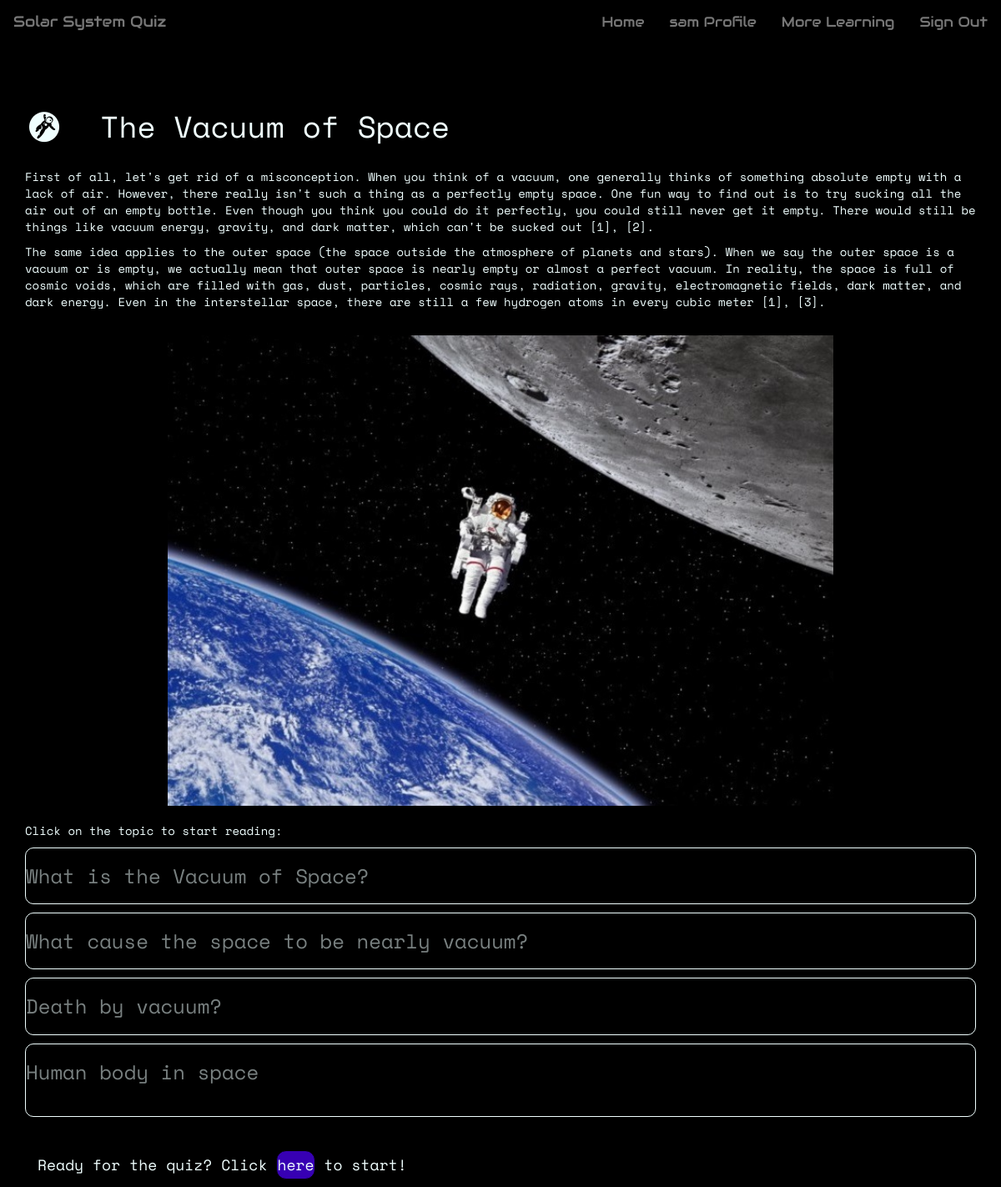
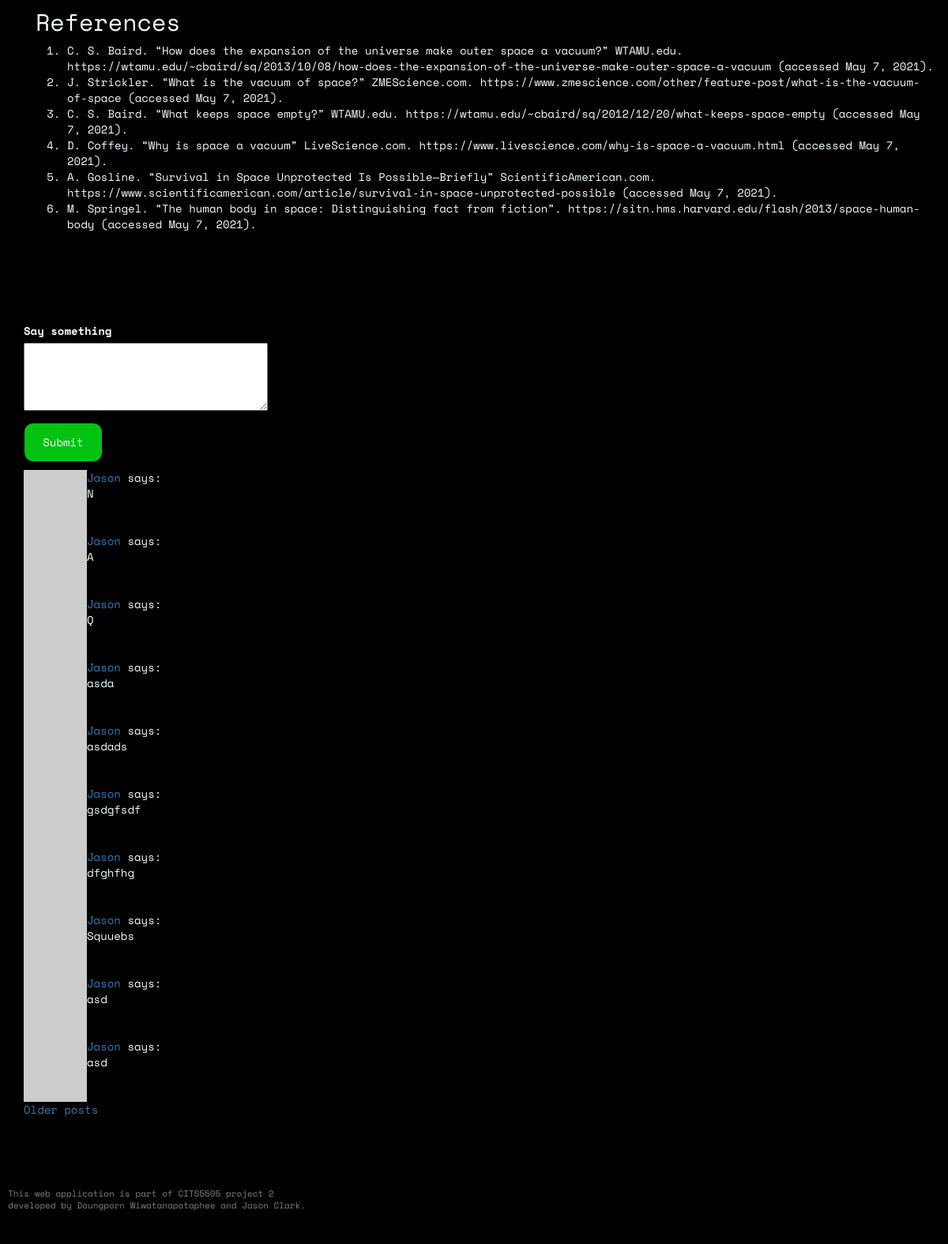
The page /learning_module/vacuum (signed in) on the database its author committed (2 pictures, top to bottom).
### app/models.py (models this page shows, shortened)
class User(UserMixin, db.Model):
    __tablename__ = 'user_table'
    id = db.Column(db.Integer, primary_key=True)
    username = db.Column(db.String(64), index=True, unique=True)
    user_type = db.Column(db.String(64))
    email = db.Column(db.String(120), index=True, unique=True)
    password_hash = db.Column(db.String(128))
    posts = db.relationship('Post', backref='author', lazy='dynamic')
    about_me = db.Column(db.String(140))
    last_seen = db.Column(db.DateTime, default=datetime.utcnow)
    score_child = db.relationship("Score", backref = 'user_parent')
    quiz_unlocked = db.Column(db.Integer, default=0)
    def avatar(self, size):
      digest = md5(self.email.lower().encode('utf-8')).hexdigest()
      return 'https://www.gravatar.com/avatar/{}?d=identicon&s={}'.format(digest, size)

class Post(db.Model):
    id = db.Column(db.Integer, primary_key=True)
    user_id = db.Column(db.Integer, db.ForeignKey('user_table.id')) #user.id
    body = db.Column(db.String(140))
    timestamp = db.Column(db.DateTime, index=True, default=datetime.utcnow)
    page = db.Column(db.String)
    upvotes = db.Column(db.Integer, default=0)
    downvotes = db.Column(db.Integer, default=0)

### app/routes.py (the view, shortened to what this page needs)
@app.route('/learning_module/<module>', methods=['GET', 'POST'])
@login_required
def learning_module(module):
  page = request.args.get('page', 1, type=int)
  posts = Post.query.filter_by(page=module).paginate(
    page, app.config['POSTS_PER_PAGE'], False)
  next_url = url_for('learning_module', module=module, page=posts.next_num) \
    if posts.has_next else None
  prev_url = url_for('learning_module', module=module, page=posts.prev_num) \
    if posts.has_prev else None
  form = PostForm()
  return render_template('modules/learning_module.html', module=module, form=form,
      posts=posts.items, next_url=next_url,
      prev_url=prev_url)

### app/forms.py
class PostForm(FlaskForm):
  post = TextAreaField('Say something', validators=[
    DataRequired(), Length(min=1, max=140)])
  submit = SubmitField('Submit')

### app/models.py (called while the page is built)
@login.user_loader
def load_user(id):
    return User.query.get(int(id))

### app/routes.py (called while the page is built)
@app.before_request
def before_request():
    from_zone = tz.tzutc()
    to_zone = tz.tzlocal()
    utc = datetime.utcnow()
    utc = utc.replace(tzinfo=from_zone)
    central = utc.astimezone(to_zone)   # convert to local timezone
    if current_user.is_authenticated:
        current_user.last_seen = central
        db.session.commit()

### app/templates/modules/learning_module.html (shortened to what this page needs)
{% extends 'base.html' %}
{% block body %}
<div class="progress-bar-max fixed-top">
</div>
{% include 'modules/_{}.html'.format(module) %}
<hr class="divider" />
<div class="container">
  {% if form %}
  <form action="" id=module method="post">
    <p>
      {{ form.post.label }}<br>
      <span class="post-form">
      {{ form.post(cols=32, rows=4) }}<br>
      </span>
    </p>
    <p>{{ form.submit(class_="post-button") }}</p>
  </form>
  {% endif %}
  {% for post in posts %}
    {% include '_post.html' %}
  {% endfor %}
  {% if next_url %}
  <a href="{{ next_url }}">Older posts</a>
  {% endif %}
</div>
{% endblock %}

### app/templates/base.html (shortened to what this page needs)
<!DOCTYPE html>
<html lang="en">
<head>
    <link rel="stylesheet" href="https://maxcdn.bootstrapcdn.com/bootstrap/3.4.1/css/bootstrap.min.css">
    <link rel="stylesheet" type="text/css" href="{{ url_for('static', filename='css/theme.css') }}">
    <link rel="stylesheet" href="https://cdnjs.cloudflare.com/ajax/libs/font-awesome/4.7.0/css/font-awesome.min.css">
</head>
<body>
    {% block navbar %}
    <nav class="navbar navbar-default">
            <div class="navbar-header">
                <a class="navbar-brand" href="{{ url_for('home') }}">Solar System Quiz</a>
            </div>
            <div class="collapse navbar-collapse" id="bs-example-navbar-collapse-1">
                <ul class="nav navbar-nav navbar-right">
                    {% if current_user.is_authenticated %}
                    <li><a href="{{ url_for('home') }}">Home</a></li>
                    <li><a href="{{ url_for('user_profile', username=current_user.username) }}">{{ current_user.username }} Profile</a></li>
                    <li><a href="{{ url_for('more_learning') }}">More Learning</a></li>
                    <li><a href="{{ url_for('logout') }}">Sign Out</a></li>
                    {% else %}
                    <li><a href="{{ url_for('home') }}">Home</a></li>
                    <li><a href="{{ url_for('login') }}">Login</a></li>
                    <li><a href="{{ url_for('register') }}">Register</a></li>
                    <li><a href="{{ url_for('more_learning') }}">More Learning</a></li>
                    {% endif %}
                </ul>
            </div>
    </nav>
    {% endblock %}
    <div class="points-container">
    </div>
    {% block body %}{% endblock %}
    <footer>
        <p>This web application is part of CITS5505 project 2 <br>
           developed by Doungporn Wiwatanapataphee and Jason Clark.</p>
    </footer>
</body>
</html>

### app/templates/_post.html (shortened to what this page needs)
<table>
  <tr valign="top">
    <td><img src="{{ post.author.avatar(36) }}"></td>
    <td>
      <a href="{{ url_for('user_profile', username=post.author.username) }}">
        {{ post.author.username }}
      </a>
      says:<br>{{ post.body }}
    </td>
  </tr>
</table>

### app/static/css/theme.css (style rules this page uses)
* { box-sizing: border-box; }
body { font-family: 'Space Mono', monospace; background-color: black; color: azure; padding-bottom: 60px; margin-bottom: 100px; }
html { scroll-behavior: smooth; }
.navbar { font-family: 'Audiowide', cursive; background-color: black; border-color: black; top: 0; }
.nav a { font-size: 1.2em !important; }
.fixed-top { position: fixed; top: 0; z-index: 1; right: 0; left: 0; }
.progress-bar-max { display: block; background-color: transparent; height: 9px; width: 100%; }
.points-container { padding: 20px; display: flex; margin: 0 auto; text-align: center; }
.post-button { background-color: #03da15e5; height: 50px; width: 100px; border: 1px solid black; color: #ffffff; word-wrap: normal; margin: 0; padding: 0; border-radius: 12px; }
.post-form { color:black; }
hr.divider { border: 0; height: 5px; margin-top: 50px; margin-bottom: 50px; margin-left: 2rem; width: 100%; }
footer { position: fixed; font-size: 11px; background: black; color:grey; padding: 3rem 1rem; bottom: 0; left: 0; width: 100%; }

### rows shown on the page
User: username "sam"
Post: author.username "Jason", body "N"
Post: author.username "Jason", body "A"
Post: author.username "Jason", body "Q"
Post: author.username "Jason", body "asda"
Post: author.username "Jason", body "asdads"
Post: author.username "Jason", body "gsdgfsdf"
Post: author.username "Jason", body "dfghfhg"
Post: author.username "Jason", body "Squuebs"
Post: author.username "Jason", body "asd"
Post: author.username "Jason", body "asd"
